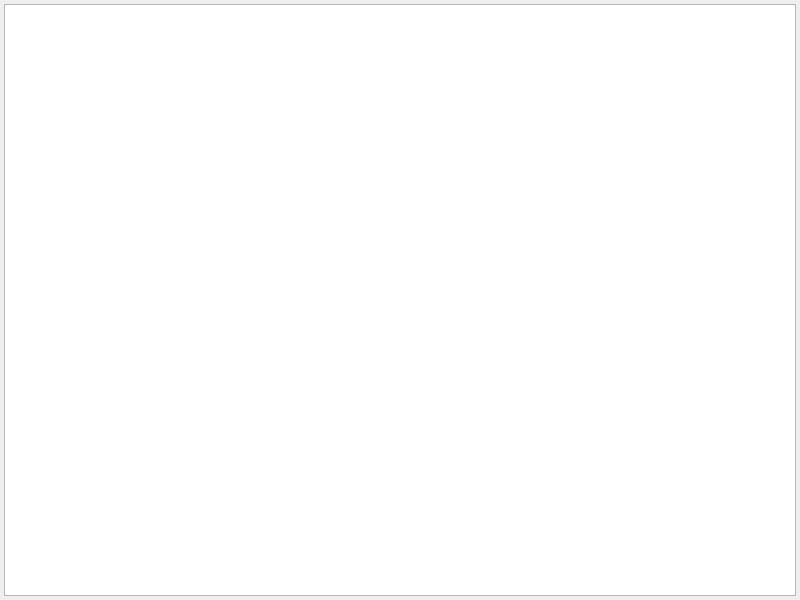
<?xml version="1.0" encoding="UTF-8"?>
<ui version="4.0">
 <class>InfoWindow</class>
 <widget class="QMainWindow" name="InfoWindow">
  <property name="geometry">
   <rect>
    <x>0</x>
    <y>0</y>
    <width>800</width>
    <height>600</height>
   </rect>
  </property>
  <property name="windowTitle">
   <string>Info</string>
  </property>
  <widget class="QWidget" name="centralwidget">
   <layout class="QVBoxLayout" name="verticalLayout">
    <property name="leftMargin">
     <number>4</number>
    </property>
    <property name="topMargin">
     <number>4</number>
    </property>
    <property name="rightMargin">
     <number>4</number>
    </property>
    <property name="bottomMargin">
     <number>4</number>
    </property>
    <item>
     <widget class="QTextEdit" name="textEdit">
      <property name="font">
       <font>
        <pointsize>9</pointsize>
       </font>
      </property>
      <property name="lineWidth">
       <number>1</number>
      </property>
      <property name="readOnly">
       <bool>true</bool>
      </property>
     </widget>
    </item>
   </layout>
  </widget>
  <widget class="QMenuBar" name="menubar">
   <property name="geometry">
    <rect>
     <x>0</x>
     <y>0</y>
     <width>800</width>
     <height>26</height>
    </rect>
   </property>
  </widget>
 </widget>
 <resources/>
 <connections/>
</ui>
